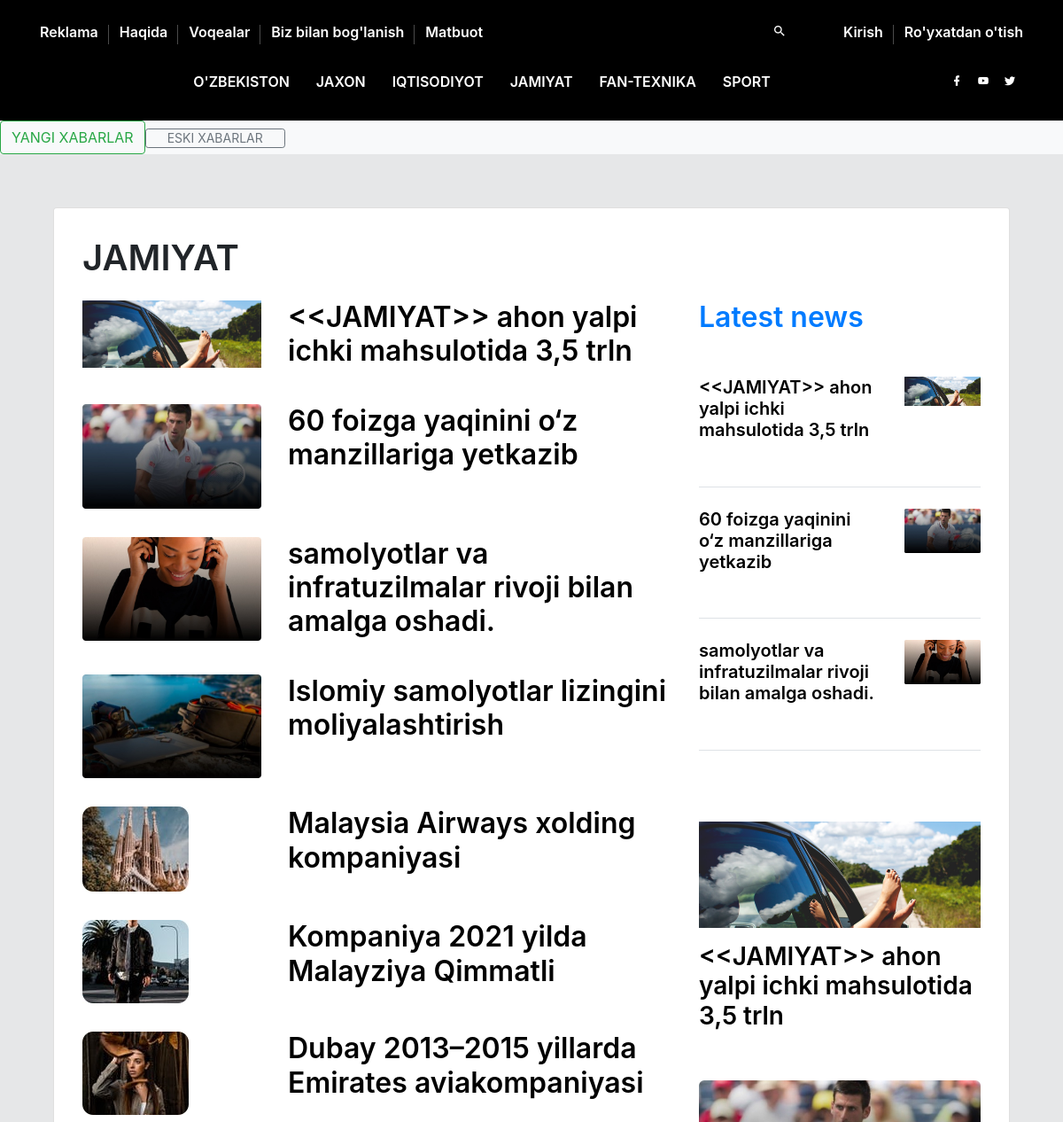
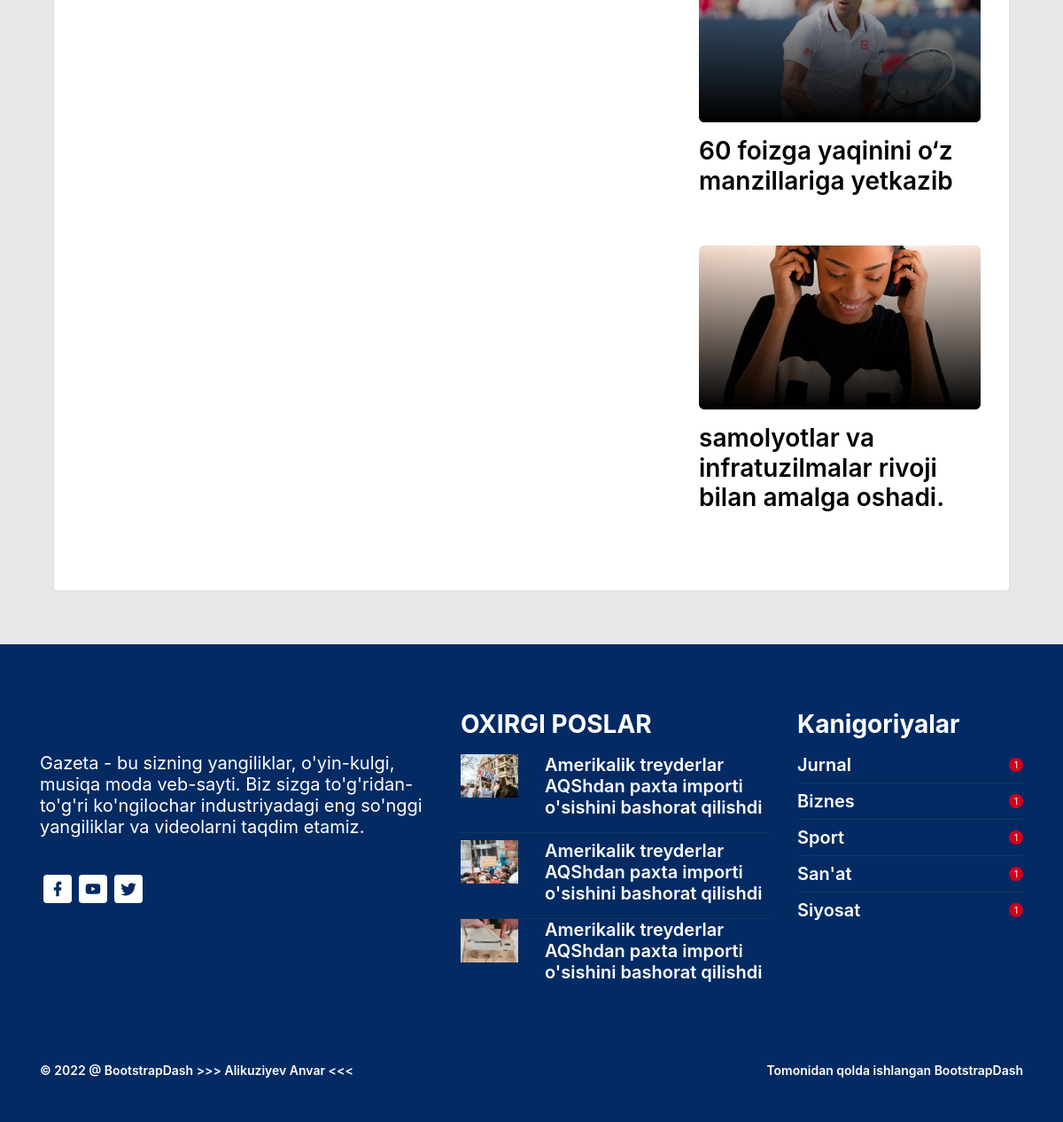
The app's page /category/4/ with its own data (2 pictures, top to bottom).
### my_app/models.py (models this page shows, shortened)
class Category(models.Model):
	name = models.CharField(max_length=100,null=False,blank=False)

class News(models.Model):
	title = models.CharField(max_length=250,null=False,blank=False)
	image = models.ImageField(upload_to="images/",blank=True)
	text = RichTextField()
	category = models.ForeignKey(Category,blank=False,null=True,on_delete=models.SET_NULL)
	category_at = models.DateTimeField(auto_now_add=True)

### my_app/views.py (the view)
# urls.py: path('category/<int:category_id>/',views.category,name="category"),
def category(request,category_id):
    string = Category.objects.get(pk=category_id)
    string1 = News.objects.all().filter(category_id=category_id)
    if len(string1)>0:
        b = string1[0]
    else:b={}
    states = {
        'asd': string1,
        "st": string,
        "b": b
    }
    return render(request, "category.html",states)

### templates/category.html (shortened to what this page needs)
{% extends 'baze.html' %}
{% block content %}
        <div class="content-wrapper">
          <div class="container">
            <div class="col-sm-12">
              <div class="card" data-aos="fade-up">
                <div class="card-body">
                  <div class="row">
                    <div class="col-sm-12">
                      <h1 class="font-weight-600 mb-4">
                        {{ st.name }}
                      </h1>
                    </div>
                  </div>
                  <div class="row">
                    <div class="col-lg-8">
                      <div class="row">
                          {% for i in asd%}
                          {% if forloop.counter0 < 7 %}
                        <div class="col-sm-4 grid-margin">
                          <div class="rotate-img">
                            <img
                              src="http://127.0.0.1:8000/media/{{ i.image }}"
                              alt="banner"
                              class="img-fluid"
                            />
                          </div>
                        </div>
                        <div class="col-sm-8 grid-margin">
                          <h2 class="font-weight-600 mb-2">
                            <a style="color: black;" href="{% url 'post_detail' news_id=i.id %}">{{ i.title }}</a>
                          </h2>
                        </div>
                         {% endif %}
                          {% endfor %}
                      </div>
                      </div>
                    <div class="col-lg-4">
                      <h2 class="mb-4 text-primary font-weight-600">
                        Latest news
                      </h2>
                      <div class="row">
                        {% for i in asd%}
                          {% if forloop.counter0 < 3 %}
                        <div class="col-sm-12">
                          <div class="border-bottom pb-4 pt-4">
                            <div class="row">
                              <div class="col-sm-8">
                                <h5 class="font-weight-600 mb-1">
                                  <a style="color: black;" href="{% url 'post_detail' news_id=i.id %}">{{ i.title }}</a>
                                </h5>
                                <p class="fs-13 text-muted mb-0">
                                </p>
                              </div>
                              <div class="col-sm-4">
                                <div class="rotate-img">
                                  <img
                                    src="http://127.0.0.1:8000/media/{{ i.image }}"
                                    alt="banner"
                                    class="img-fluid"
                                  />
                                </div>
                              </div>
                            </div>
                          </div>
                        </div>
                          {% endif %}
                          {% endfor %}
                      </div>
                      <div class="trending">
                        {% for i in asd%}
                        {% if forloop.counter0 < 3 %}
                        <div class="mb-4">
                          <div class="rotate-img">
                            <img
                              src="http://127.0.0.1:8000/media/{{ i.image }}"
                              alt="banner"
                              class="img-fluid"
                            />
                          </div>
                          <h3 class="mt-3 font-weight-600">
                            <a style="color: black;" href="{% url 'post_detail' news_id=i.id %}">{{ i.title }}</a>
                          </h3>
                          <p class="fs-13 text-muted mb-0">
                          </p>
                        </div>
                        {% endif %}
                        {% endfor %}
                        </div>
                      </div>
                    </div>
                  </div>
                </div>
              </div>
            </div>
          </div>
        </div>
{% endblock content %}

### records on screen
Category: name "JAMIYAT"
News: image (picture), title "<<JAMIYAT>> ahon yalpi ichki mahsulotida 3,5 trln"
News: image (picture), title "60 foizga yaqinini o‘z manzillariga yetkazib"
News: image (picture), title "samolyotlar va infratuzilmalar rivoji bilan amalga oshadi."
News: image (picture), title "Islomiy samolyotlar lizingini moliyalashtirish"
News: image (picture), title "Malaysia Airways xolding kompaniyasi"
News: image (picture), title "Kompaniya 2021 yilda Malayziya Qimmatli"
News: image (picture), title "Dubay 2013–2015 yillarda Emirates aviakompaniyasi"
